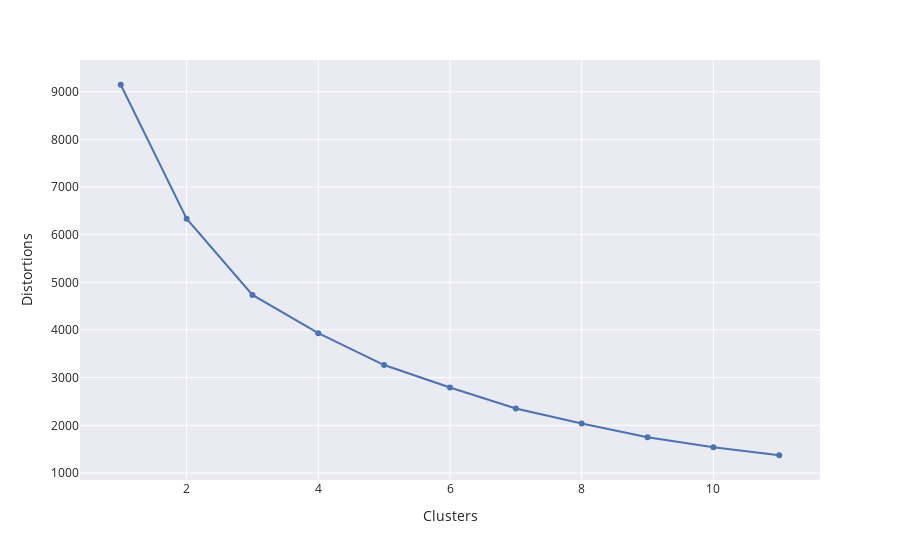

The cell this chart's notebook holds for it:
### Code cell
# elbow method to identify the right amount of clusters for K-Means
clustering.kmeans_elbow_plot(scaled_selected_data, (1, 12))

### Figure 1 — Plotly figure (JSON) as saved in the notebook; plotly's stock layout.template omitted (floating-point values rounded to 4 significant figures)
{"data": [{"hovertemplate": "Clusters=%{x}<br>Distortions=%{y}<extra></extra>", "legendgroup": "", "line": {"color": "rgb(76,114,176)", "dash": "solid"}, "marker": {"symbol": "circle"}, "mode": "lines+markers", "name": "", "orientation": "v", "showlegend": false, "type": "scatter", "x": [1, 2, 3, 4, 5, 6, 7, 8, 9, 10, 11], "xaxis": "x", "y": [9147, 6336.0, 4736.0, 3934.0, 3264.0, 2793.0, 2352.0, 2037.0, 1749.0, 1537.0, 1371.0], "yaxis": "y"}], "layout": {"legend": {"tracegroupgap": 0}, "margin": {"t": 60}, "xaxis": {"anchor": "y", "domain": [0, 1], "title": {"text": "Clusters"}}, "yaxis": {"anchor": "x", "domain": [0, 1], "title": {"text": "Distortions"}}}}
